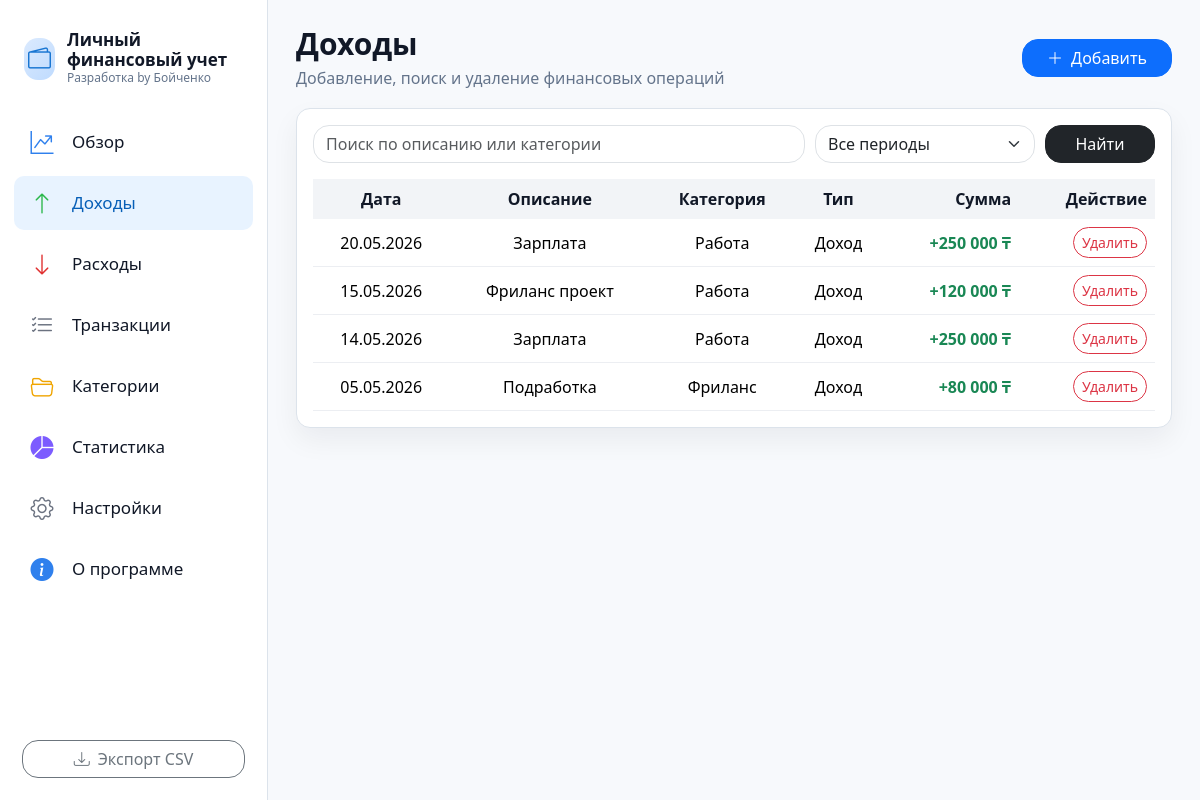
Screenshot of /transactions?kind=income with the database file from the repository.
### tables this page shows
CREATE TABLE transactions (
                id INTEGER PRIMARY KEY AUTOINCREMENT,
                tr_date TEXT NOT NULL,
                description TEXT NOT NULL,
                category TEXT NOT NULL,
                kind TEXT NOT NULL CHECK(kind IN ('income','expense')),
                amount REAL NOT NULL
            );

### app.py (the view)
@app.route("/transactions")
def transactions():
    month = request.args.get("month", "all")
    kind = request.args.get("kind") or None
    search = request.args.get("search", "")
    rows = get_transactions(month=month, kind=kind, search=search)
    return render_template(
        "transactions.html",
        active="income" if kind == "income" else "expense" if kind == "expense" else "transactions",
        rows=rows,
        month=month,
        months=get_months(),
        kind=kind,
        search=search,
        categories=get_categories(),
        today=date.today().strftime("%Y-%m-%d")
    )

### app.py (called while the page is built)
def db():
    conn = sqlite3.connect(DB_NAME)
    conn.row_factory = sqlite3.Row
    return conn

def money(value):
    return f"{float(value):,.0f} ₸".replace(",", " ")

def ru_date(value):
    try:
        y, m, d = value.split("-")
        return f"{d}.{m}.{y}"
    except Exception:
        return value

def month_label(month):
    if month == "all":
        return "Все"
    try:
        y, m = month.split("-")
        return f"{MONTHS_RU.get(m, m)} {y}"
    except Exception:
        return month

def get_months():
    conn = db()
    rows = conn.execute("SELECT DISTINCT substr(tr_date,1,7) AS m FROM transactions ORDER BY m DESC").fetchall()
    conn.close()
    months = [r["m"] for r in rows]
    return months or ["2026-05"]

def get_categories(kind=None):
    conn = db()
    if kind:
        rows = conn.execute("SELECT * FROM categories WHERE kind=? ORDER BY name", (kind,)).fetchall()
    else:
        rows = conn.execute("SELECT * FROM categories ORDER BY kind, name").fetchall()
    conn.close()
    return rows

def get_transactions(month="2026-05", kind=None, search=""):
    conn = db()
    q = "SELECT * FROM transactions WHERE 1=1"
    args = []
    if month and month != "all":
        q += " AND substr(tr_date,1,7)=?"
        args.append(month)
    if kind:
        q += " AND kind=?"
        args.append(kind)
    if search:
        q += " AND (description LIKE ? OR category LIKE ?)"
        args.extend([f"%{search}%", f"%{search}%"])
    q += " ORDER BY tr_date DESC, id DESC"
    rows = conn.execute(q, args).fetchall()
    conn.close()
    return rows

@app.context_processor
def inject_helpers():
    return dict(money=money, ru_date=ru_date, type_ru=TYPE_RU, month_label=month_label)

### templates/transactions.html (shortened to what this page needs)
{% extends "base.html" %}
{% block content %}
<div class="page-header">
    <div>
        <h1>
            {% if kind == 'income' %}Доходы{% elif kind == 'expense' %}Расходы{% else %}Транзакции{% endif %}
        </h1>
        <p>Добавление, поиск и удаление финансовых операций</p>
    </div>
    <button class="btn btn-primary rounded-4 px-4" data-bs-toggle="modal" data-bs-target="#addModal">
        <i class="bi bi-plus-lg me-2"></i>Добавить
    </button>
</div>
<section class="panel">
    <form class="filters" method="get">
        <input name="search" value="{{ search }}" class="form-control rounded-4" placeholder="Поиск по описанию или категории">
        <select name="month" class="form-select rounded-4">
            <option value="all" {{ 'selected' if month == 'all' else '' }}>Все периоды</option>
        </select>
        <button class="btn btn-dark rounded-4">Найти</button>
    </form>
    <div class="table-responsive mt-3">
        <table class="table align-middle modern-table">
            <thead>
            <tr>
                <th>Дата</th>
                <th>Описание</th>
                <th>Категория</th>
                <th>Тип</th>
                <th class="text-end">Сумма</th>
                <th class="text-end">Действие</th>
            </tr>
            </thead>
            <tbody>
            {% for r in rows %}
                <tr>
                    <td>{{ ru_date(r.tr_date) }}</td>
                    <td>{{ r.description }}</td>
                    <td>{{ r.category }}</td>
                    <td>{{ type_ru.get(r.kind, r.kind) }}</td>
                    <td class="text-end fw-bold {{ 'text-success' if r.kind == 'income' else 'text-danger' }}">
                        {{ '+' if r.kind == 'income' else '-' }}{{ money(r.amount) }}
                    </td>
                    <td class="text-end">
                        <form method="post" action="{{ url_for('delete_transaction', tr_id=r.id) }}" onsubmit="return confirm('Удалить операцию?')">
                            <button class="btn btn-sm btn-outline-danger rounded-4">Удалить</button>
                        </form>
                    </td>
                </tr>
            {% endfor %}
            </tbody>
        </table>
    </div>
</section>
{% endblock %}

### static/css/style.css (style rules this page uses)
:root { --bg: #f7f9fc; --sidebar: #ffffff; --card: #ffffff; --border: #dce3eb; --text: #111827; --muted: #64748b; --blue: #1976d2; --green: #21a53b; --red: #e03131; --yellow: #f0a500; --purple: #7c5cff; --shadow: 0 12px 28px rgba(15, 23, 42, .06); }
* { box-sizing: border-box; }
body { margin: 0; background: var(--bg); color: var(--text); font-family: "Segoe UI", system-ui, -apple-system, BlinkMacSystemFont, sans-serif; }
.page-header { display: flex; justify-content: space-between; align-items: center; margin-bottom: 18px; }
.page-header h1 { font-size: 30px; font-weight: 800; margin: 0; }
.page-header p { margin: 4px 0 0; color: var(--muted); }
.panel { background: var(--card); border: 1px solid var(--border); border-radius: 14px; box-shadow: var(--shadow); padding: 16px; }
.modern-table { color: var(--text); margin-bottom: 0; }
.modern-table thead th { background: rgba(148, 163, 184, .12); border-bottom: none; color: var(--text); font-weight: 800; text-align: center; white-space: nowrap; }
.modern-table tbody td { border-color: rgba(148, 163, 184, .18); text-align: center; white-space: nowrap; }
.filters { display: grid; grid-template-columns: 1fr 220px 110px; gap: 10px; }

### rows the page displays
transactions: tr_date "20.05.2026", description "Зарплата", category "Работа", get "Доход", kind "+", amount "250 000 ₸"
transactions: tr_date "15.05.2026", description "Фриланс проект", category "Работа", get "Доход", kind "+", amount "120 000 ₸"
transactions: tr_date "14.05.2026", description "Зарплата", category "Работа", get "Доход", kind "+", amount "250 000 ₸"
transactions: tr_date "05.05.2026", description "Подработка", category "Фриланс", get "Доход", kind "+", amount "80 000 ₸"
